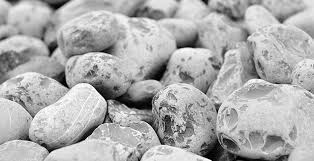
#> input picture DATA/light.jpg, 314 x 161 px, found by its file name
$ jupyter execute --allow-errors IVP_LAB_3_Histogram_matching.ipynb
#> lines starting #> are read from the running program, lines starting #| are printed output that depends on the picture
[cell 1]
import cv2
import numpy as np

from matplotlib import pyplot as plt
original_img = cv2.imread("light.jpg")
#> original_img is the input picture: shape (161, 314, 3); min 0, max 255, mean 174

plt.imshow(original_img)
plt.title("Original image")

[cell 2]
specified_img = cv2.imread("dark.jpg")

#> (the rest of this cell did not finish here and is left out)

[cell 3]
def find_nearest_above(my_array, target):
    diff = my_array - target
    mask = np.ma.less_equal(diff, 0)

    if np.all(mask):
        c = np.abs(diff).argmin()
        return c
    masked_diff = np.ma.masked_array(diff, mask)
    return masked_diff.argmin()

[cell 4]
def hist_match(original, specified):
    oldshape = original.shape
#> oldshape = (161, 314, 3)
    original = original.ravel()
    specified = specified.ravel()

    # get the set of unique pixel values and their corresponding indices and counts
    s_values, bin_idx, s_counts = np.unique (original, return_inverse = True, return_counts = True) # if inv returns idx for reconstruct
    t_values, t_counts = np.unique(specified, return_counts = True)

    #calculate s_k for original image
    s_quantiles = np.cumsum(s_counts).astype(np.float64)
    s_quantiles /=s_quantiles[-1]

    # Calculate s_k for specified image
    t_quantiles = np.cumsum(t_counts).astype(np.float64)
    t_quantiles /= t_quantiles[-1]

    # round the values
    s_q = np.around(s_quantiles*255)
    t_q = np.around(t_quantiles*255) # till here equalization step only

    #Map the rounded values
    x = []
    for d in s_q[:]:
        x.append(find_nearest_above(t_q,d))
    x = np.array(x,dtype = 'uint8')

    return x[bin_idx].reshape(oldshape)

#> (a cell that did not finish here is left out)

[cell 6]
MITHIL = cv2.imread("MITHIL.jpg", 0)
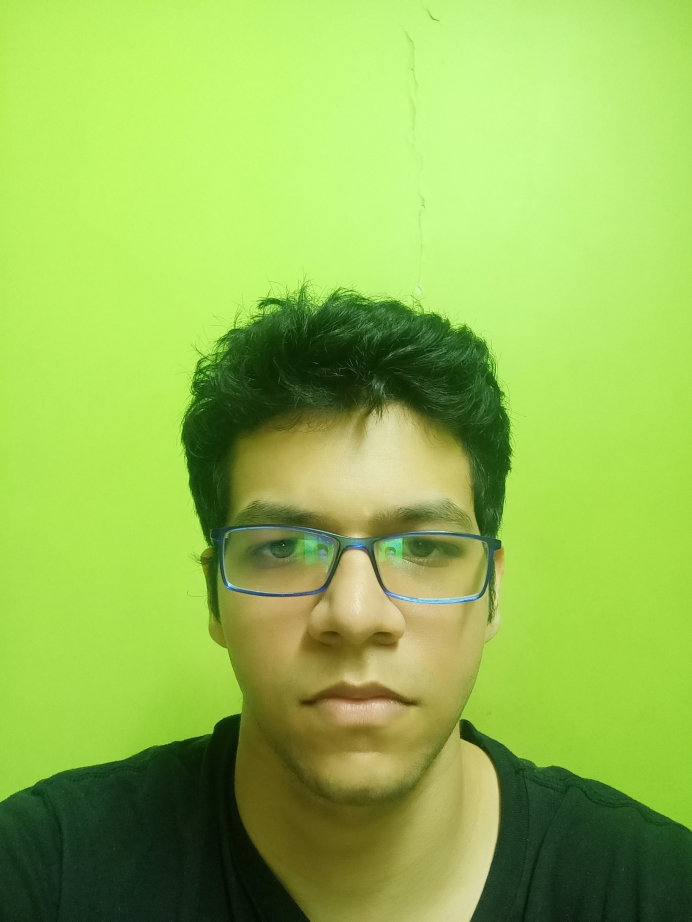
#> input picture DATA/MITHIL.jpg, 3456 x 4608 px, found by its file name (shown at 1/5 size)
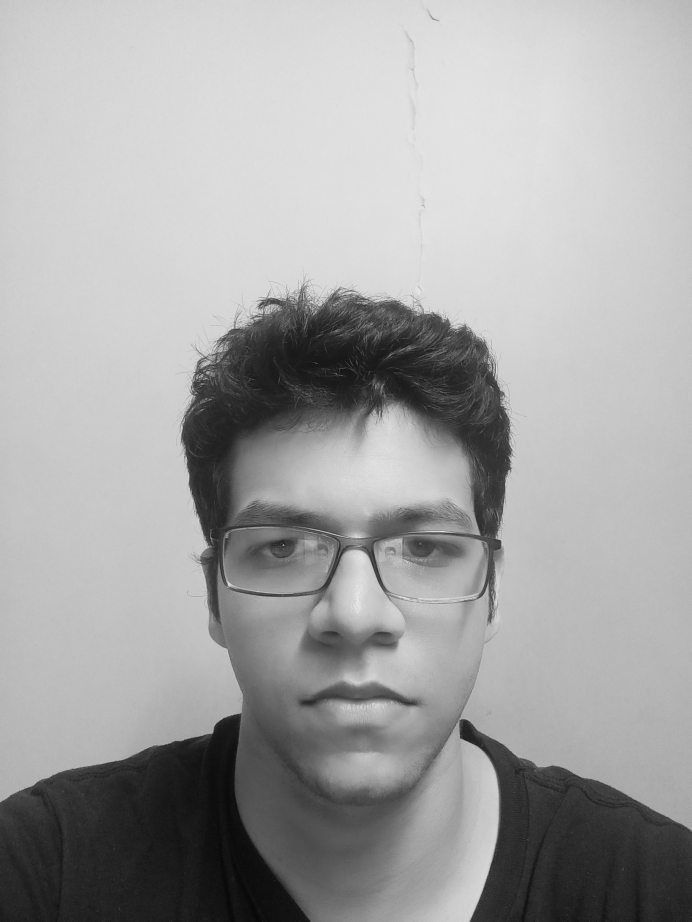
#> MITHIL: shape (4608, 3456) (shown at 1/5 size); min 0, max 249, mean 164.1

plt.imshow(MITHIL, cmap = "gray")
plt.title("My image")
print(MITHIL.shape)
#| (4608, 3456)
print(MITHIL.size)
#| 15925248

[cell 7]
b = hist_match(MITHIL, original_img)
#> in hist_match (call 2), `s_values, bin_idx, s_counts = np.unique (original, return_inverse = Tr..`: s_values = 249 values from 0 to 249; s_counts = 249 values, max 329673 at index 217, min 1 at index 1, mean 63956.8
#> in hist_match (call 2), `t_values, t_counts = np.unique(specified, return_counts = True)`: t_values = 256 values from 0 to 255; t_counts = 256 values, max 1944 at index 206, min 30 at index 252, mean 592.4
#> in hist_match (call 2), `s_quantiles = np.cumsum(s_counts).astype(np.float64)`: s_quantiles = 249 values from 3 to 15925248
#> in hist_match (call 2), `s_quantiles /=s_quantiles[-1]`: s_quantiles = 249 values from 1.88e-07 to 1
#> in hist_match (call 2), `t_quantiles = np.cumsum(t_counts).astype(np.float64)`: t_quantiles = 256 values from 288 to 151662
#> in hist_match (call 2), `t_quantiles /= t_quantiles[-1]`: t_quantiles = 256 values from 0.0019 to 1
#> in hist_match (call 2), `s_q = np.around(s_quantiles*255)`: s_q = 249 values from 0 to 255
#> in hist_match (call 2), `t_q = np.around(t_quantiles*255)`: t_q = 256 values from 0 to 255
#> the loop in hist_match (call 2), `for d in s_q[:]:` made 249 passes
#> d on passes 2 to 4: 0, 0, 0
#> after the loop in hist_match (call 2), `for d in s_q[:]:`: x = 249 values from 1 to 249
#> in hist_match (call 2), `return x[bin_idx].reshape(oldshape)`:
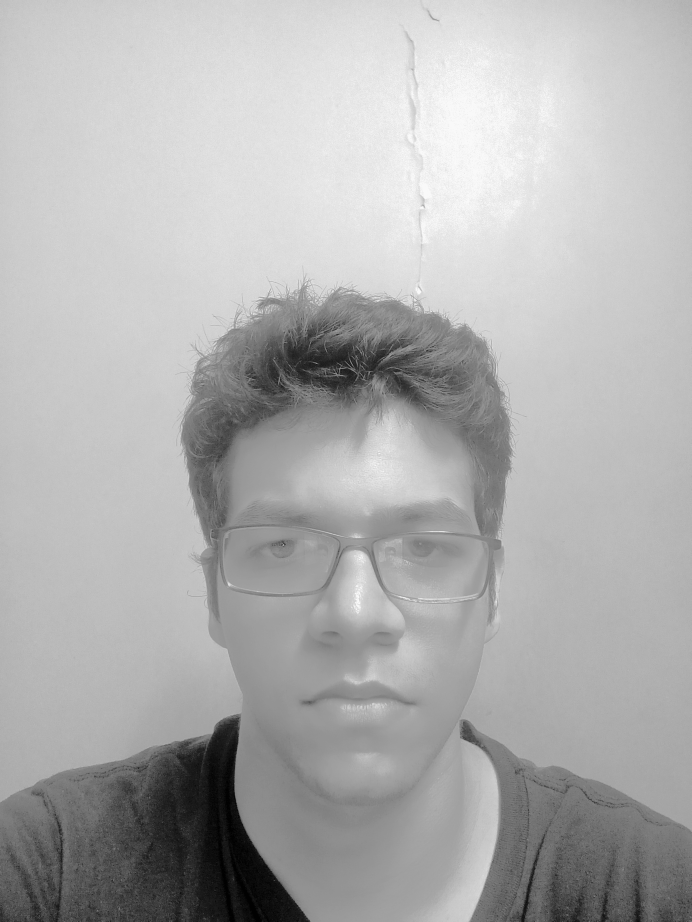
#> returned value: shape (4608, 3456) (shown at 1/5 size); min 1, max 249, mean 175.3
plt.imshow(np.array(b, dtype = 'uint8'), cmap = "gray")

[cell 8]
def Hist(img):
    row, col = img.shape
#> row = 4608; col = 3456
    y = np.zeros((256), np.uint64)
    for i in range(0, row):
        for j in range(0, col):
            y[img[i, j]]+=1
    x = np.arange(0, 256)
    plt.bar(x,y, color= "gray", align = "center")
    plt.show()
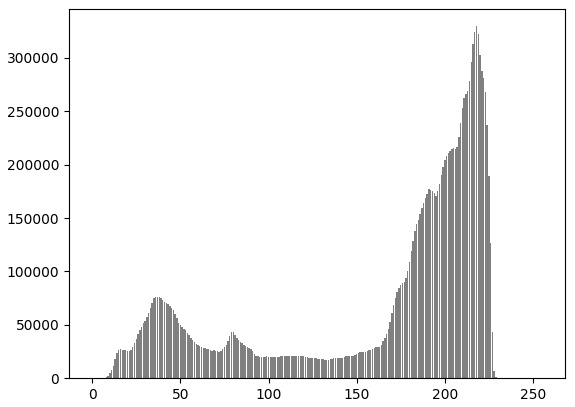
#> figure drawn by matplotlib, 1 panel; tallest bar 329673 high, from x = 217.6 to 218.4
    return y
y = Hist(MITHIL)
#> y = 256 values, max 329673 at index 218, min 0 at index 3, mean 62208

[cell 9]
print(len(np.unique(y)))
#| 244

[cell 10]
scale_percent = 20  # percent of original size
width = int(MITHIL.shape[1] * scale_percent / 100)
#> width = 691
height = int(MITHIL.shape[0] * scale_percent / 100)
#> height = 921
dim = (width, height)
#> dim = (691, 921)
# resize image
resized = cv2.resize(MITHIL, dim, interpolation=cv2.INTER_AREA)
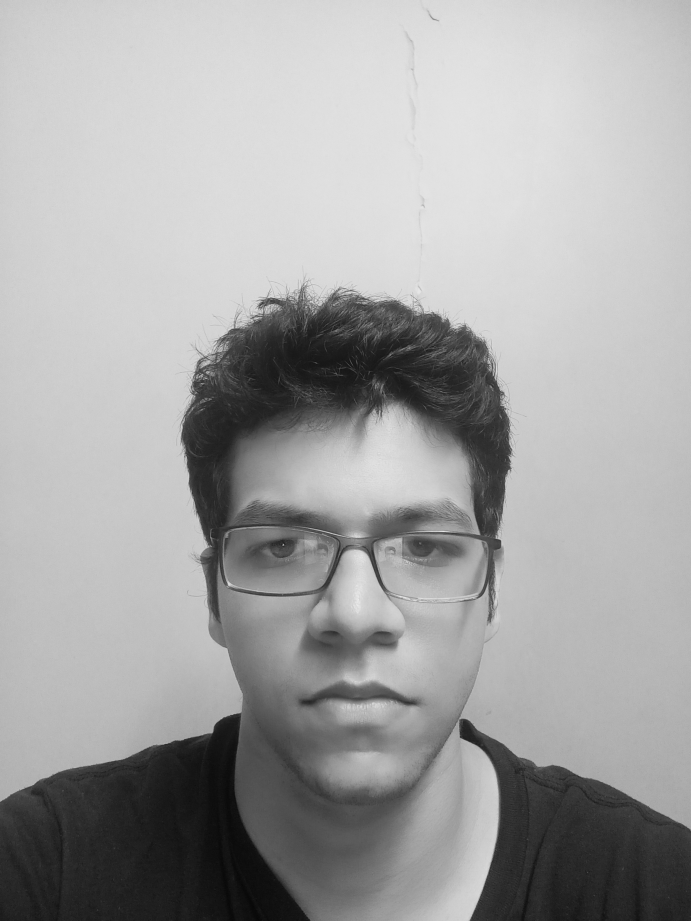
#> resized: shape (921, 691); min 7, max 234, mean 164.1
plt.imshow(resized, cmap = "gray")
print(resized.size)
#| 636411

[cell 11]
k = Hist(resized)
#> in Hist (call 2), `plt.show()`:
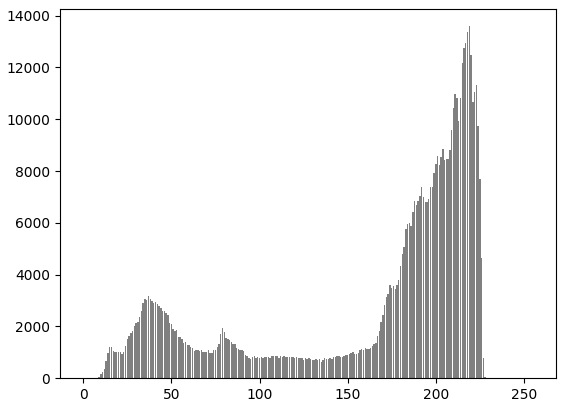
#> figure drawn by matplotlib, 1 panel; tallest bar 13592 high, from x = 218.6 to 219.4
#> k = 256 values, max 13592 at index 219, min 0 at index 0, mean 2486

[cell 12]
y = np.shape(MITHIL)
#> y = (4608, 3456)
z = np.zeros(y)
z = 255- MITHIL
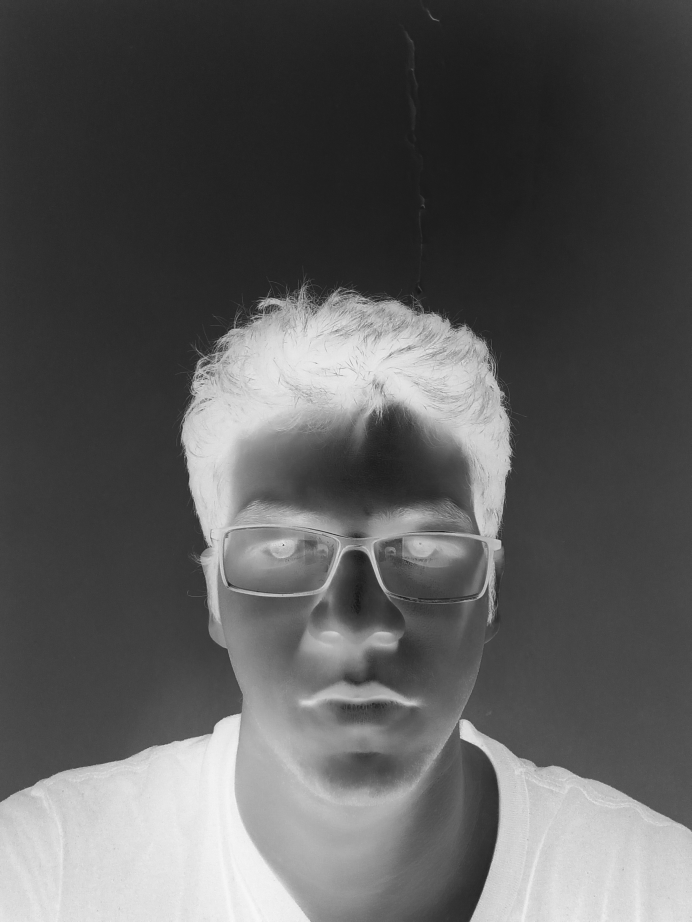
#> z: shape (4608, 3456) (shown at 1/5 size); min 6, max 255, mean 90.9

plt.imshow(z, cmap ="gray")
plt.title("negative image")
